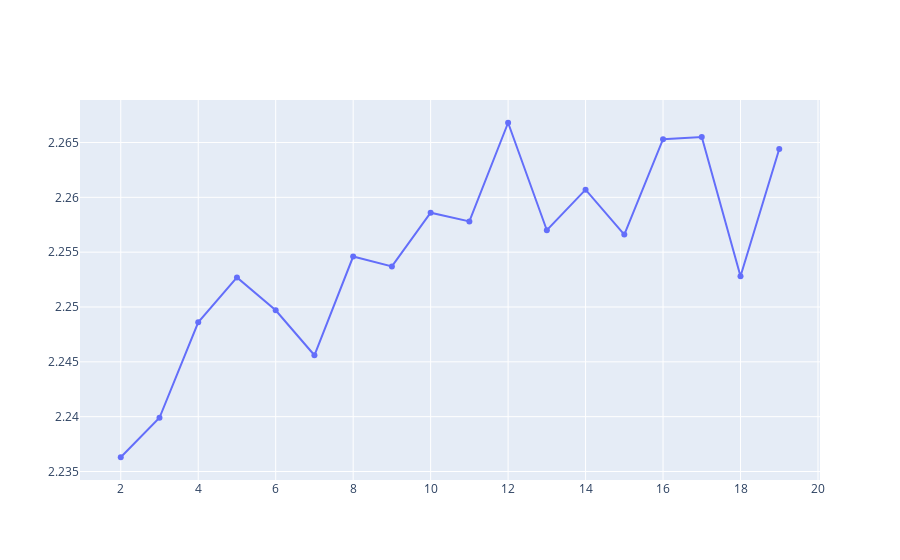

Source (notebook cell):
### Code cell
# min_samples_split
# 7
rmse_arr = {}
for i in range(2, 20):
    v = i
    regr = RandomForestRegressor(max_depth=7, 
                             n_estimators=305,
                                min_samples_split=v)
    regr.fit(en_train, data_train.price)  

    pred = regr.predict(en_test)
    ret = car_price_evaluate(data_test, pred, 1)
    rmse_arr[v] = ret['rmse']
print(ret)
print(f'best_rmse: {min(list(rmse_arr.values()))}')
draw_lines(list(rmse_arr.keys()), [list(rmse_arr.values())], ['a'])

### Figure 1 — Plotly figure (JSON) as saved in the notebook; plotly's stock layout.template omitted (floating-point values rounded to 4 significant figures)
{"data": [{"mode": "lines+markers", "name": "a", "type": "scatter", "x": [2, 3, 4, 5, 6, 7, 8, 9, 10, 11, 12, 13, 14, 15, 16, 17, 18, 19], "y": [2.236, 2.24, 2.249, 2.253, 2.25, 2.246, 2.255, 2.254, 2.259, 2.258, 2.267, 2.257, 2.261, 2.257, 2.265, 2.265, 2.253, 2.264]}], "layout": {}}
